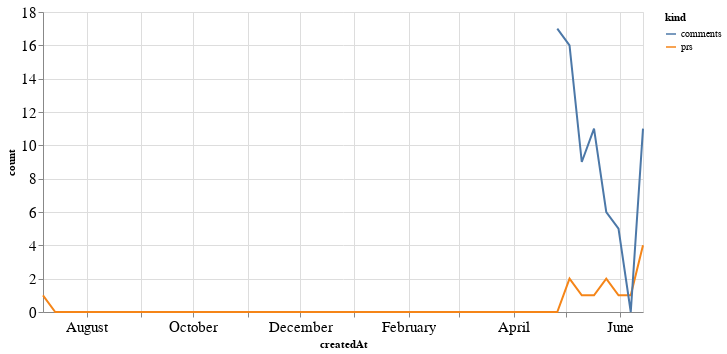

The notebook cell saved with this chart:
### Code cell
alt.Chart(total_time, width=600).mark_line().encode(
    x='createdAt',
    y='count',
    color='kind'
)

### Figure 1 — Vega-Lite specification as saved in the notebook (floating-point values rounded to 4 significant figures)
{"config": {"axisLeft": {"labelFontSize": 15}, "axisBottom": {"labelFontSize": 15}}, "data": {"name": "data-574d4bbfd3c6f12879cb742d2ae743e5"}, "mark": "line", "encoding": {"color": {"type": "nominal", "field": "kind"}, "x": {"type": "temporal", "field": "createdAt"}, "y": {"type": "quantitative", "field": "count"}}, "width": 600, "$schema": "https://vega.github.io/schema/vega-lite/v4.8.1.json", "datasets": {"data-574d4bbfd3c6f12879cb742d2ae743e5": [{"createdAt": "2019-07-07T00:00:00", "kind": "prs", "count": 1.0}, {"createdAt": "2019-07-14T00:00:00", "kind": "prs", "count": 0.0}, {"createdAt": "2019-07-21T00:00:00", "kind": "prs", "count": 0.0}, {"createdAt": "2019-07-28T00:00:00", "kind": "prs", "count": 0.0}, {"createdAt": "2019-08-04T00:00:00", "kind": "prs", "count": 0.0}, {"createdAt": "2019-08-11T00:00:00", "kind": "prs", "count": 0.0}, {"createdAt": "2019-08-18T00:00:00", "kind": "prs", "count": 0.0}, {"createdAt": "2019-08-25T00:00:00", "kind": "prs", "count": 0.0}, {"createdAt": "2019-09-01T00:00:00", "kind": "prs", "count": 0.0}, {"createdAt": "2019-09-08T00:00:00", "kind": "prs", "count": 0.0}, {"createdAt": "2019-09-15T00:00:00", "kind": "prs", "count": 0.0}, {"createdAt": "2019-09-22T00:00:00", "kind": "prs", "count": 0.0}, {"createdAt": "2019-09-29T00:00:00", "kind": "prs", "count": 0.0}, {"createdAt": "2019-10-06T00:00:00", "kind": "prs", "count": 0.0}, {"createdAt": "2019-10-13T00:00:00", "kind": "prs", "count": 0.0}, {"createdAt": "2019-10-20T00:00:00", "kind": "prs", "count": 0.0}, {"createdAt": "2019-10-27T00:00:00", "kind": "prs", "count": 0.0}, {"createdAt": "2019-11-03T00:00:00", "kind": "prs", "count": 0.0}, {"createdAt": "2019-11-10T00:00:00", "kind": "prs", "count": 0.0}, {"createdAt": "2019-11-17T00:00:00", "kind": "prs", "count": 0.0}, {"createdAt": "2019-11-24T00:00:00", "kind": "prs", "count": 0.0}, {"createdAt": "2019-12-01T00:00:00", "kind": "prs", "count": 0.0}, {"createdAt": "2019-12-08T00:00:00", "kind": "prs", "count": 0.0}, {"createdAt": "2019-12-15T00:00:00", "kind": "prs", "count": 0.0}, {"createdAt": "2019-12-22T00:00:00", "kind": "prs", "count": 0.0}, {"createdAt": "2019-12-29T00:00:00", "kind": "prs", "count": 0.0}, {"createdAt": "2020-01-05T00:00:00", "kind": "prs", "count": 0.0}, {"createdAt": "2020-01-12T00:00:00", "kind": "prs", "count": 0.0}, {"createdAt": "2020-01-19T00:00:00", "kind": "prs", "count": 0.0}, {"createdAt": "2020-01-26T00:00:00", "kind": "prs", "count": 0.0}, {"createdAt": "2020-02-02T00:00:00", "kind": "prs", "count": 0.0}, {"createdAt": "2020-02-09T00:00:00", "kind": "prs", "count": 0.0}, {"createdAt": "2020-02-16T00:00:00", "kind": "prs", "count": 0.0}, {"createdAt": "2020-02-23T00:00:00", "kind": "prs", "count": 0.0}, {"createdAt": "2020-03-01T00:00:00", "kind": "prs", "count": 0.0}, {"createdAt": "2020-03-08T00:00:00", "kind": "prs", "count": 0.0}, {"createdAt": "2020-03-15T00:00:00", "kind": "prs", "count": 0.0}, {"createdAt": "2020-03-22T00:00:00", "kind": "prs", "count": 0.0}, {"createdAt": "2020-03-29T00:00:00", "kind": "prs", "count": 0.0}, {"createdAt": "2020-04-05T00:00:00", "kind": "prs", "count": 0.0}, {"createdAt": "2020-04-12T00:00:00", "kind": "prs", "count": 0.0}, {"createdAt": "2020-04-19T00:00:00", "kind": "prs", "count": 0.0}, {"createdAt": "2020-04-26T00:00:00", "kind": "prs", "count": 0.0}, {"createdAt": "2020-05-03T00:00:00", "kind": "prs", "count": 2.0}, {"createdAt": "2020-05-10T00:00:00", "kind": "prs", "count": 1.0}, {"createdAt": "2020-05-17T00:00:00", "kind": "prs", "count": 1.0}, {"createdAt": "2020-05-24T00:00:00", "kind": "prs", "count": 2.0}, {"createdAt": "2020-05-31T00:00:00", "kind": "prs", "count": 1.0}, {"createdAt": "2020-06-07T00:00:00", "kind": "prs", "count": 1.0}, {"createdAt": "2020-06-14T00:00:00", "kind": "prs", "count": 4.0}, {"createdAt": "2019-07-07T00:00:00", "kind": "comments", "count": null}, {"createdAt": "2019-07-14T00:00:00", "kind": "comments", "count": null}, {"createdAt": "2019-07-21T00:00:00", "kind": "comments", "count": null}, {"createdAt": "2019-07-28T00:00:00", "kind": "comments", "count": null}, {"createdAt": "2019-08-04T00:00:00", "kind": "comments", "count": null}, {"createdAt": "2019-08-11T00:00:00", "kind": "comments", "count": null}, {"createdAt": "2019-08-18T00:00:00", "kind": "comments", "count": null}, {"createdAt": "2019-08-25T00:00:00", "kind": "comments", "count": null}, {"createdAt": "2019-09-01T00:00:00", "kind": "comments", "count": null}, {"createdAt": "2019-09-08T00:00:00", "kind": "comments", "count": null}, {"createdAt": "2019-09-15T00:00:00", "kind": "comments", "count": null}, {"createdAt": "2019-09-22T00:00:00", "kind": "comments", "count": null}, {"createdAt": "2019-09-29T00:00:00", "kind": "comments", "count": null}, {"createdAt": "2019-10-06T00:00:00", "kind": "comments", "count": null}, {"createdAt": "2019-10-13T00:00:00", "kind": "comments", "count": null}, {"createdAt": "2019-10-20T00:00:00", "kind": "comments", "count": null}, {"createdAt": "2019-10-27T00:00:00", "kind": "comments", "count": null}, {"createdAt": "2019-11-03T00:00:00", "kind": "comments", "count": null}, {"createdAt": "2019-11-10T00:00:00", "kind": "comments", "count": null}, {"createdAt": "2019-11-17T00:00:00", "kind": "comments", "count": null}, {"createdAt": "2019-11-24T00:00:00", "kind": "comments", "count": null}, {"createdAt": "2019-12-01T00:00:00", "kind": "comments", "count": null}, {"createdAt": "2019-12-08T00:00:00", "kind": "comments", "count": null}, {"createdAt": "2019-12-15T00:00:00", "kind": "comments", "count": null}, {"createdAt": "2019-12-22T00:00:00", "kind": "comments", "count": null}, {"createdAt": "2019-12-29T00:00:00", "kind": "comments", "count": null}, {"createdAt": "2020-01-05T00:00:00", "kind": "comments", "count": null}, {"createdAt": "2020-01-12T00:00:00", "kind": "comments", "count": null}, {"createdAt": "2020-01-19T00:00:00", "kind": "comments", "count": null}, {"createdAt": "2020-01-26T00:00:00", "kind": "comments", "count": null}, {"createdAt": "2020-02-02T00:00:00", "kind": "comments", "count": null}, {"createdAt": "2020-02-09T00:00:00", "kind": "comments", "count": null}, {"createdAt": "2020-02-16T00:00:00", "kind": "comments", "count": null}, {"createdAt": "2020-02-23T00:00:00", "kind": "comments", "count": null}, {"createdAt": "2020-03-01T00:00:00", "kind": "comments", "count": null}, {"createdAt": "2020-03-08T00:00:00", "kind": "comments", "count": null}, {"createdAt": "2020-03-15T00:00:00", "kind": "comments", "count": null}, {"createdAt": "2020-03-22T00:00:00", "kind": "comments", "count": null}, {"createdAt": "2020-03-29T00:00:00", "kind": "comments", "count": null}, {"createdAt": "2020-04-05T00:00:00", "kind": "comments", "count": null}, {"createdAt": "2020-04-12T00:00:00", "kind": "comments", "count": null}, {"createdAt": "2020-04-19T00:00:00", "kind": "comments", "count": null}, {"createdAt": "2020-04-26T00:00:00", "kind": "comments", "count": 17.0}, {"createdAt": "2020-05-03T00:00:00", "kind": "comments", "count": 16.0}, {"createdAt": "2020-05-10T00:00:00", "kind": "comments", "count": 9.0}, {"createdAt": "2020-05-17T00:00:00", "kind": "comments", "count": 11.0}, {"createdAt": "2020-05-24T00:00:00", "kind": "comments", "count": 6.0}, {"createdAt": "2020-05-31T00:00:00", "kind": "comments", "count": 5.0}, {"createdAt": "2020-06-07T00:00:00", "kind": "comments", "count": 0.0}, {"createdAt": "2020-06-14T00:00:00", "kind": "comments", "count": 11.0}]}}
